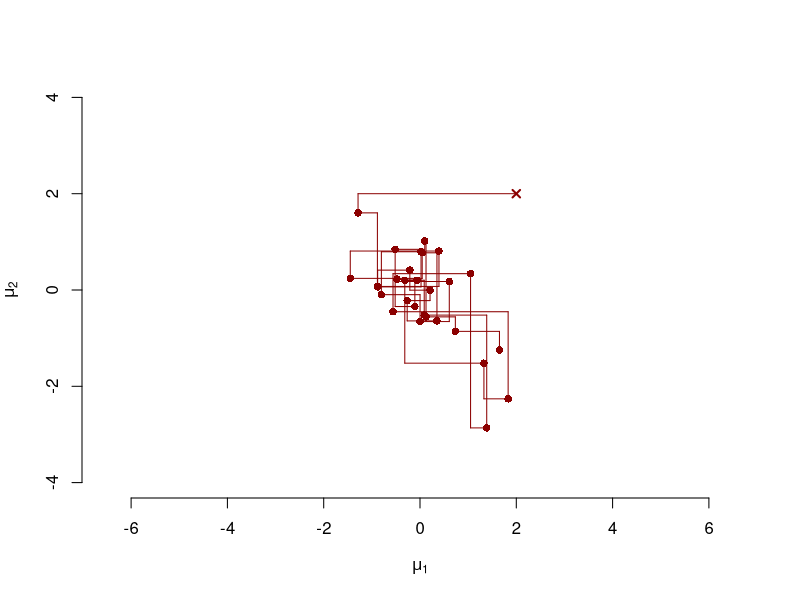
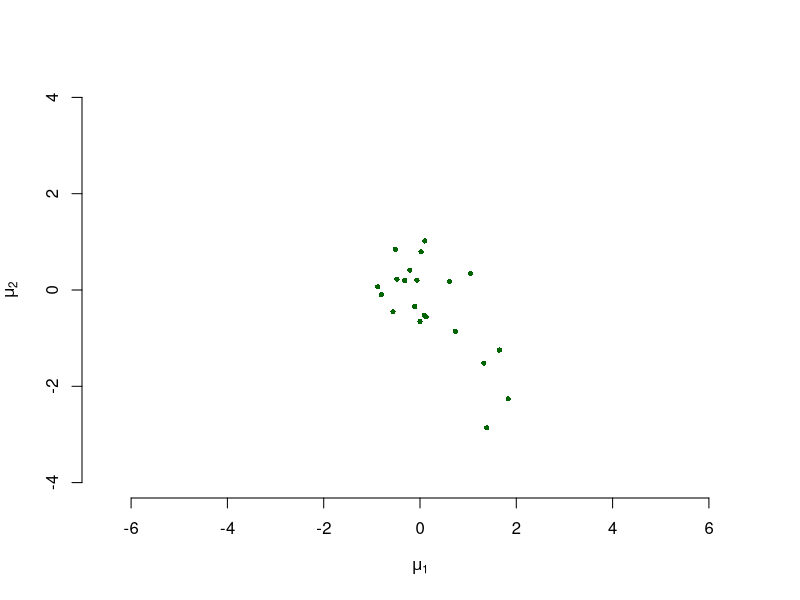

Recreate these plots in R, in order. (Note: this script raises an error after producing the figures.)
# Bayes-paattely Tyoterveyslaitos 8.-9.2.2018
# MCMC-demo: Gibbs-sampleri


y <- c(0,0) # simuloitavan multinormaalijakauman odotusarvo
rho <- -0.7 # simuloitavan multinormaalijakauman korrelaatiotermi

# Gibbs-samplerin paivityskaavat
mu1_update <- function(y, rho, mu2) rnorm(1, y[1] + rho * (mu2 - y[2]), sqrt(1 - rho^2))
mu2_update <- function(y, rho, mu1) rnorm(1, y[2] + rho * (mu1 - y[1]), sqrt(1 - rho^2))

######################################################################3
# Gibbs-sampler in slow motion

n_sim <- 30 # samplerin iteraatioiden maara
mu1 <- mu2 <- numeric(n_sim)

# aseta aloituspiste samplerille
mu1[1] <- 2
mu2[1] <- 2

sleep <- 1
par(mfrow = c(1,1))
plot(mu1[1], mu2[1], pch = 4, lwd = 2, xlim = c(-4,4), ylim = c(-4,4), asp = 1, 
     xlab = expression(mu[1]), ylab = expression(mu[2]), bty = 'n', col = 'darkred')

for(i in 2:n_sim) {
  mu1[i] <- mu1_update(y, rho, mu2[i-1])
  lines(c(mu1[i-1], mu1[i]), c(mu2[i-1], mu2[i-1]), type = 'l', col = 'darkred')
  Sys.sleep(sleep)
  mu2[i] <- mu2_update(y, rho, mu1[i])
  lines(c(mu1[i], mu1[i]), c(mu2[i-1], mu2[i]), type = 'l', col = 'darkred')
  points(mu1[i], mu2[i], pch = 16, col = 'darkred')
  Sys.sleep(sleep)
}

plot(mu1[10:length(mu1)], mu2[10:length(mu2)], pch = 16, col = 'darkgreen',
     xlim = c(-4,4), ylim = c(-4,4), asp = 1, xlab = expression(mu[1]), 
     ylab = expression(mu[2]), bty = 'n', cex = 0.7)

#####################################################
# Gibbs-samplerin jalki, kun n = 10, 100 tai 1000

n_sim <- 1000
mu1 <- mu2 <- numeric(n_sim2)
mu1[1] <- 2
mu2[1] <- 2

for(i in 2:n_sim) {
  mu1[i] <- mu1_update(y, rho, mu2[i-1])
  mu2[i] <- mu2_update(y, rho, mu1[i])
}

draw_gibbs <- function(mu1, mu2, idx_end, points = FALSE) {
  plot(mu1[1], mu2[1], pch = 4, lwd = 2, xlim = c(-4,4), ylim = c(-4,4), asp = 1, 
       xlab = expression(mu[1]), ylab = expression(mu[2]), bty = 'n', col = 'darkred', main = paste('n =', idx_end)) 
  for(j in 2:idx_end) {
    lines(c(mu1[j-1], mu1[j]), c(mu2[j-1], mu2[j-1]), type = 'l', col = 'darkred')
    lines(c(mu1[j], mu1[j]), c(mu2[j-1], mu2[j]), type = 'l', col = 'darkred')
    if(points) points(mu1[j], mu2[j], pch = 16, col = 'darkred')
  }
} 

draw_sample <- function(mu1, mu2, ...) {
  plot(mu1, mu2, pch = 16, col = 'darkgreen',
       xlim = c(-4,4), ylim = c(-4,4), asp = 1, xlab = expression(mu[1]), 
       ylab = expression(mu[2]), bty = 'n', cex = 0.7, ...)
}

par(mfrow = c(2,2), mar = c(2,2,4,4))
draw_gibbs(mu1, mu2, 10, points = TRUE)
draw_gibbs(mu1, mu2, 100)
draw_gibbs(mu1, mu2, n_sim)
draw_sample(mu1[10:length(mu1)], mu2[10:length(mu2)], main = paste('n =', n_sim))

#####################################################
# vertaa MCMC-otosta i.i.d.-otokseen

# install.packages('MASS')
Sigma <- matrix(c(1, rho, rho, 1), ncol = 2)
X <- MASS::mvrnorm(n_sim, y, Sigma)

par(mfrow = c(1,2), mar = c(2,2,4,4))
draw_sample(mu1[10:length(mu1)], mu2[10:length(mu2)], main = 'MCMC')
draw_sample(X[ ,1], X[ ,2], main ='i.i.d.')
